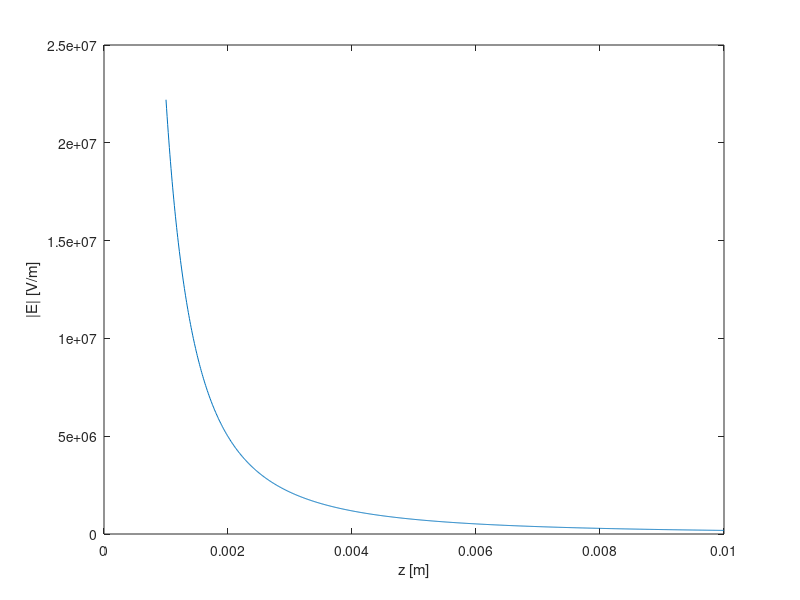

MATLAB code to generate this figure:
%% 3) Campo elettrico generato da una carica puntiforme posizionata nell'origine 
% (andamento del modulo lungo l'asse z)

epsilon_0=8.85e-12; %[F/m]
Q1=2e-9; %[C]
x=0; %[m]
y=0; %[m]
z=linspace(1e-3,1e-2,1001); %[m]


x_pos=0; %[m]
y_pos=0; %[m]
z_pos=1e-4; %[m]


Ex=(1/(4*pi*epsilon_0))*(Q1./( ((x-x_pos).^2+(y-y_pos).^2+(z-z_pos).^2).^(3/2) )  ).*(x-x_pos); %[V/m]
Ey=(1/(4*pi*epsilon_0))*(Q1./( ((x-x_pos).^2+(y-y_pos).^2+(z-z_pos).^2).^(3/2) )  ).*(y-y_pos); %[V/m]
Ez=(1/(4*pi*epsilon_0))*(Q1./( ((x-x_pos).^2+(y-y_pos).^2+(z-z_pos).^2).^(3/2) )  ).*(z-z_pos); %[V/m]

E=sqrt(Ex.^2+Ey.^2+Ez.^2);
figure;plot(z,E)
xlabel('z [m]')
ylabel('|E| [V/m]')